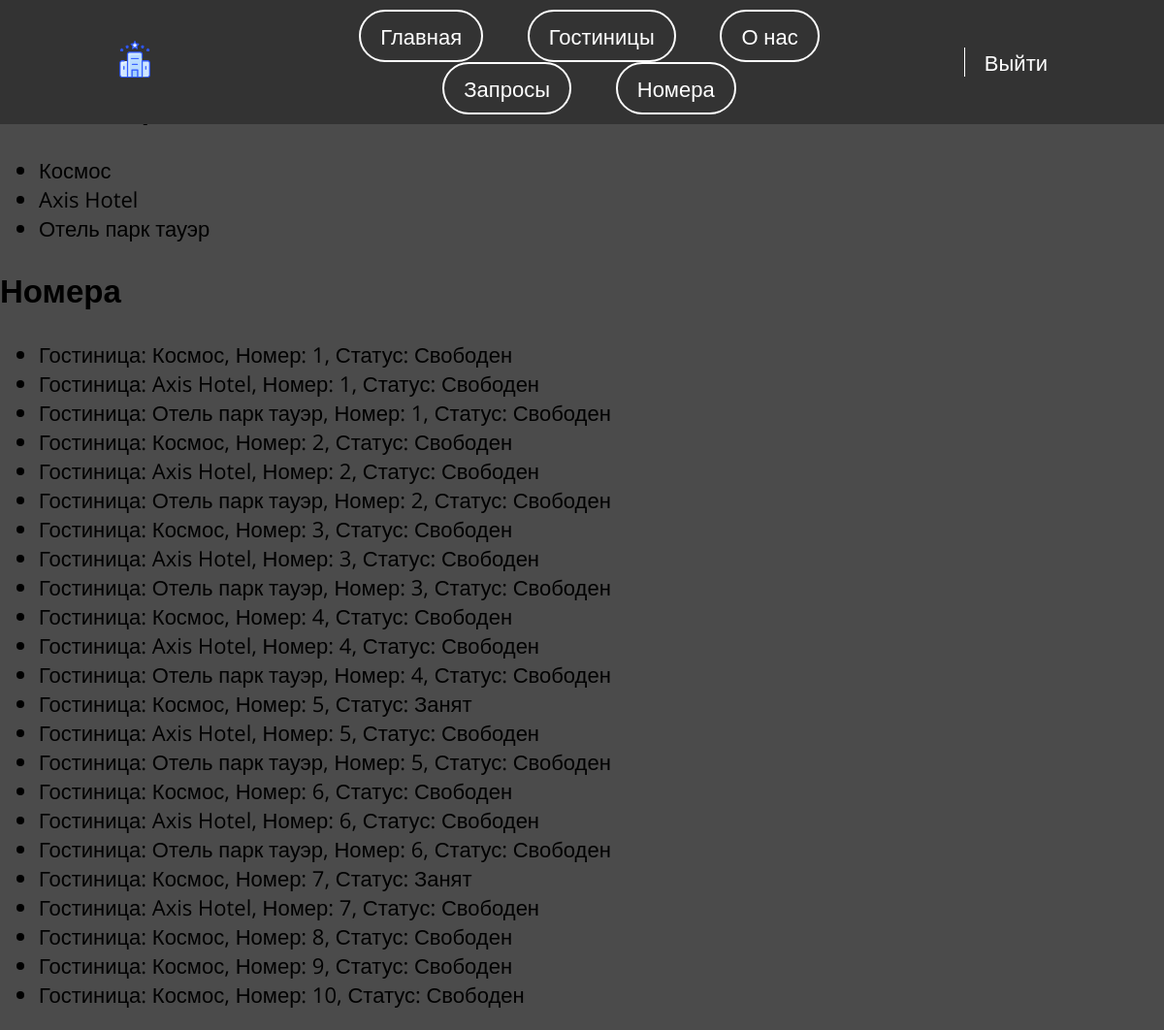
Page /operator/rooms/ (signed in) on the earlier database version.
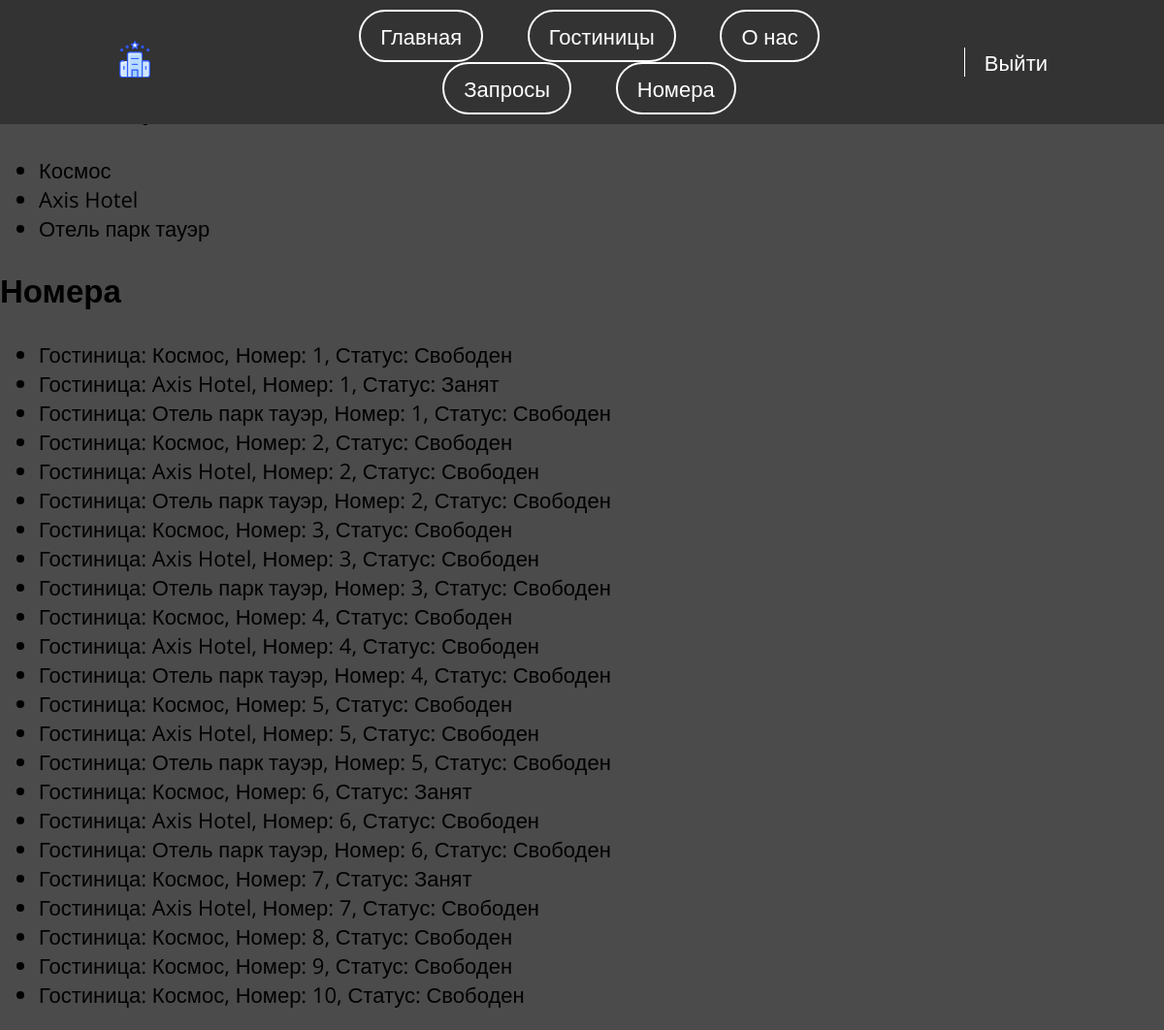
Same page on the later database version.
### gostinitsa/models.py (models this page shows, shortened)
class Room(models.Model):
    class Status(models.IntegerChoices):
        AVAILABLE = 1, 'Свободен'
        OCCUPIED = 0, 'Занят'
        INREQUEST = 2, 'В заявке на бронирование'
    hotel = models.ForeignKey(Gostinitsa, on_delete=models.CASCADE, verbose_name='Принадлежит гостинице')
    room_number = models.IntegerField(verbose_name='Номер комнаты')
    is_status = models.IntegerField(choices=Status.choices, default=Status.AVAILABLE, verbose_name='Статус')
    objects = models.Manager()
    status = StatusManager()
    class Meta:
        verbose_name = 'Комната'
        verbose_name_plural = 'Комнаты'
        ordering = ['room_number', 'hotel']
        unique_together = ['room_number', 'hotel']
        indexes = [models.Index(fields=['room_number'])]

class Gostinitsa(models.Model):
    class Status(models.IntegerChoices):
        DRAFT = 0, 'Черновик'
        PUBLISHED = 1, 'Опубликовано'
    photo = models.ImageField(upload_to='images/%Y/%M/%D', blank=True, verbose_name='Фото')
    title = models.CharField(max_length=255, verbose_name='Название')
    slug = models.SlugField(max_length=255, unique=True, db_index=True, verbose_name='Slug')
    content = models.TextField(blank=True, verbose_name='Описание')
    time_create = models.DateTimeField(auto_now_add=True, verbose_name='Время создания')
    time_update = models.DateTimeField(auto_now=True, verbose_name='Время обновления')
    is_published = models.BooleanField(choices=tuple(map(lambda x: (bool(x[0]), x[1]), Status.choices)),
                                       default=Status.DRAFT, verbose_name='Опубликовано')
    objects = models.Manager()
    published = PublishedManager()
    class Meta:
        verbose_name = 'Гостиницы'
        verbose_name_plural = 'Гостиницы'
        ordering = ['time_create']
        indexes = [models.Index(fields=['-time_create'])]

### gostinitsa/views.py (the view)
# urls.py: path('operator/rooms/', views.operator_rooms, name='operator_rooms'),
@user_passes_test(lambda u: u.is_staff, login_url='users/login')
def operator_rooms(request):
    gostinitsy = Gostinitsa.objects.all()
    rooms = Room.objects.all()
    return render(request, 'gostinitsa/operator_rooms.html', {'gostinitsy': gostinitsy, 'rooms': rooms})

### gostinitsa/templates/gostinitsa/operator_rooms.html (shortened to what this page needs)
{% extends 'base.html' %}
{% block content %}
    <br>
    <br>
    <h2>Гостиницы</h2>
    <ul>
        {% for gostinitsa in gostinitsy %}
            <li>{{ gostinitsa.title }}</li>
        {% endfor %}
    </ul>
    <h2>Номера</h2>
    <ul>
        {% for room in rooms %}
            <li>Гостиница: {{ room.hotel.title }}, Номер: {{ room.room_number }}, Статус: {% if room.is_status == 1 %}Свободен{% else %}Занят{% endif %}</li>
        {% endfor %}
    </ul>
{% endblock %}

Differences in the rows shown:
changed Room (number 2 of 23 on the later page): is_status "Свободен" → "Занят"
changed Room (number 13 of 23 on the later page): is_status "Занят" → "Свободен"
changed Room (number 16 of 23 on the later page): is_status "Свободен" → "Занят"
